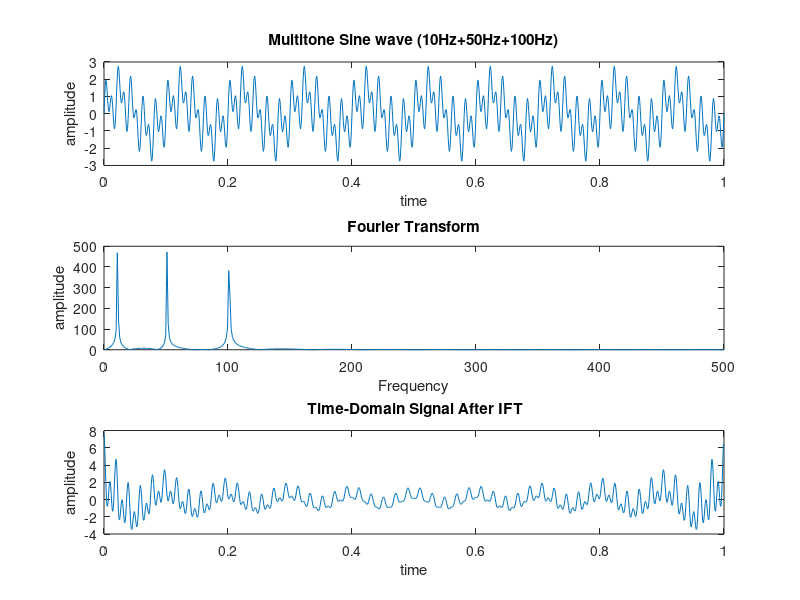

MATLAB code to generate this figure:
clc
clear
fs=1000;
t=0:1/fs:1;
f1=10;
f2=50;
f3=100;
x1=sin(2*pi*f1*t);
x2=sin(2*pi*f2*t);
x3=sin(2*pi*f3*t);
x4=x1+x2+x3;

subplot(3,1,1);
plot(t,x4);
title('Multitone Sine wave (10Hz+50Hz+100Hz)');
xlabel('time');
ylabel('amplitude');

Fx=fft(x4,1024);
N=1024;
k=1:N/2;
f=k*(fs/N);
subplot(3,1,2);
plot(f,abs(Fx(1:512)));
title('Fourier Transform');
xlabel('Frequency');
ylabel('amplitude');

Ix=ifft(abs(Fx(1:N)));
ti=0:1/N:(1-(1/N));% time axis
subplot(3,1,3);
plot(ti,real(Ix));
title(' Time-Domain Signal After IFT');
xlabel('time');
ylabel('amplitude');